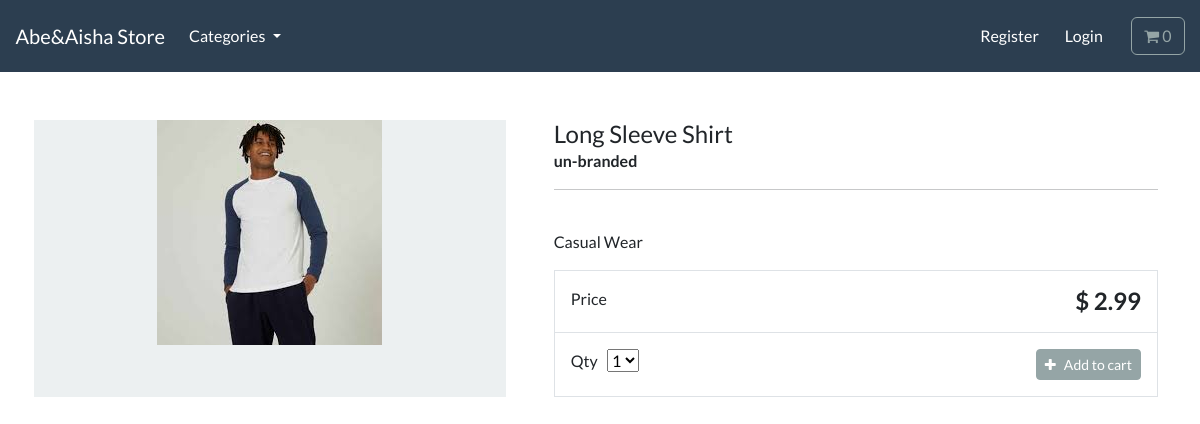
The app's page /product/long-sleeve-shirt/ with its own data.
### store/models.py (models this page shows, shortened)
class Product(models.Model):
    category = models.ForeignKey(Catergory, related_name='product', on_delete=models.CASCADE, null=True)
    title = models.CharField(max_length=250)
    brand = models.CharField(max_length=250, default= 'un-branded')
    description = models.TextField(blank=True)
    slug = models.SlugField(max_length=250)
    price = models.DecimalField(max_digits=4, decimal_places=2)
    image = models.ImageField(upload_to='images/')
    class Meta:
            verbose_name_plural = 'Products'

### store/views.py (the view)
# urls.py: path('product/<slug:product_slug>/', views.product_info, name='product-info'),
def product_info(request, product_slug):
    product = get_object_or_404(Product, slug=product_slug)
    context = {'product': product}
    return render(request, 'store/product-info.html', context)

### cart/cart.py (called while the page is built)
    def __len__(self):
        return sum(item['qty'] for item in self.cart.values())

### cart/context_processors.py (called while the page is built)
def cart(request):
    return{'cart': Cart(request)}

### store/models.py (called while the page is built)
    def get_absolute_url(self):
         return reverse('list-category', args=[self.slug])

### store/views.py (called while the page is built)
def categories(request):
    all_categories = Catergory.objects.all()
    return{'all_categories': all_categories}

### store/templates/store/product-info.html (shortened to what this page needs)
{% extends "store/base.html" %}
{% load static %}
{% block content %}
<div class="container">
    <main class="pt-5">
        <div class="row g-3">
            <div class="col-md-5 col-lg-5 order-md-first bg-light">
                <img class="img-fluid mx-auto d-block" alt="Responsive image" src="{{ product.image.url }}">
            </div>
            <div class="col-md-7 col-lg-7 ps-md-3 ps-lg-5">
                <h1 class="mb-0 h4"> {{ product.title }}  </h1>
                <strong> {{ product.brand }} </strong>
                <hr>
                <br>
                <p> {{ product.description }} </p>
                <div class="border">
                    <div class="col border-bottom">
                        <div class="row p-3">
                            <div class="col-6"> Price </div>
                            <div class="col-6 text-end"><span class="h4 fw-bold">$ {{ product.price }} </span></div>
                        </div>
                    </div>
                    <div class="col">
                        <div class="row p-3">
                            <div class="col-6">
                                <label for="select">Qty</label>
                                <select id="select">
                                    <option value="1">1</option>
                                </select>
                            </div>
                            <div class="col-6 text-end">
                                <button type="button" id="add-button" value="{{product.id}}" class="btn btn-secondary btn-sm">
                                    <i class="fa fa-plus" aria-hidden="true"></i> &nbsp; Add to cart
                                </button>
                            </div>
                        </div>
                    </div>
                </div>
            </div>
        </div>
    </main>
    <br>
</div>
{% endblock %}

### records on screen
Product: image (picture), title "Long Sleeve Shirt", brand "un-branded", description "Casual Wear", price "2.99"
